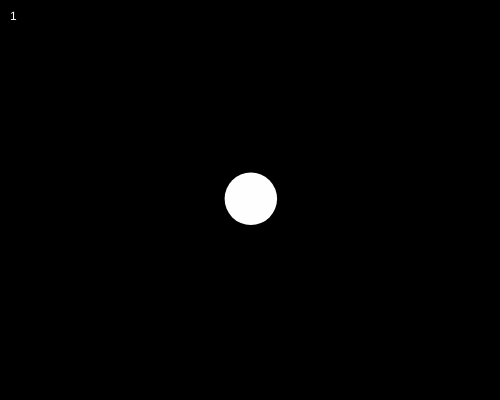
Frame 1 (no input)
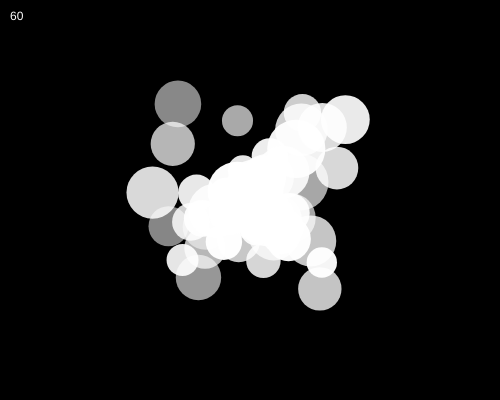
Frame 60 (no input)
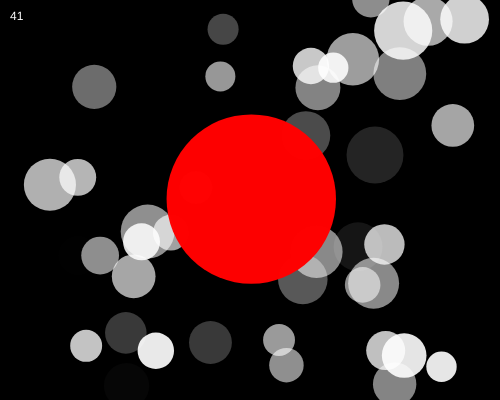
Frame 120 (the mouse pressed at the canvas centre since frame 60)

The p5.js sketch that drew these frames (run headless with seeded random() and noise() and a simulated clock; from frame 60 on, the mouse is pressed at the canvas centre):

// p5.js sketch
// ── sketch.js

let particles = [];


function setup() {
  createCanvas( 500, 400 );
  background(0);
}


function draw() {
  background(0); // clear

  // generate a particle every frame
  particles.push( new Particle(width/2, height/2) );

  // update & display
  for (let i=0; i<particles.length; i++) {
    let p = particles[i];
    p.move();
    p.updateLifespan();
    p.checkEdges();
    p.checkInteraction(mouseX, mouseY);
    p.display();
  }

  // remove particles if done!
  for (let i = particles.length-1; i >= 0; i--) {
    let p = particles[i];
    if ( p.isDone ) {
      particles.splice(i, 1);
    }
  }

  // limit the number of particles
  //while (particles.length > 500) {
  //  particles.splice(0, 1); //(index, howMany)
  //}

  // check the number of particles
  fill(255);
  text( particles.length, 10, 20 );
}

function mouseDragged() {
  //particles.push( new Particle(mouseX, mouseY) );
}

class Particle {
  constructor(x, y) {
    this.x = x;
    this.y = y;
    this.xSpd = random(-2, 2);
    this.ySpd = random(-2, 2);
    this.rad = random(15, 30);
    this.r = random(255);
    this.g = random(255);
    this.b = random(255);
    this.isDone = false;
    this.lifespan = 1.0; // 100%
    this.lifeReduction = random(0.001, 0.010); // 0.1% to 1%
  }
  updateLifespan() {
    if (this.lifespan < 0.0) {
      this.lifespan = 0.0;
      this.isDone = true;
    } else {
      this.lifespan -= this.lifeReduction;
    }
  }
  checkInteraction(x, y) {
    let distance = dist(this.x, this.y, x, y); //(x1, y1, x2, y2)
    if (distance < this.rad) {
      // in the area
      this.r = 255;
      this.g = 255;
      this.b = 0;
      if (mouseIsPressed) {
        // red
        this.r = 255;
        this.g = 0;
        this.b = 0;
        this.rad *= 3; 
        this.isDone = true;
      }
    } else {
      // out of area
      this.r = 255;
      this.g = 255;
      this.b = 255;
    }

  }
  move() {
    this.x += this.xSpd; // this.x = this.x + this.xSpd;
    this.y += this.ySpd;
  }
  checkEdges() {
    if (this.x < 0 || this.x > width) {
      this.isDone = true;
    }
    if (this.y < 0 || this.y > height) {
      this.isDone = true;
    }
  }
  display() {
    push();
    noStroke();
    fill(this.r, this.g, this.b, 255 * this.lifespan);
    ellipse(this.x, this.y, this.rad*2 , this.rad*2);
    pop();
  }
}









//
